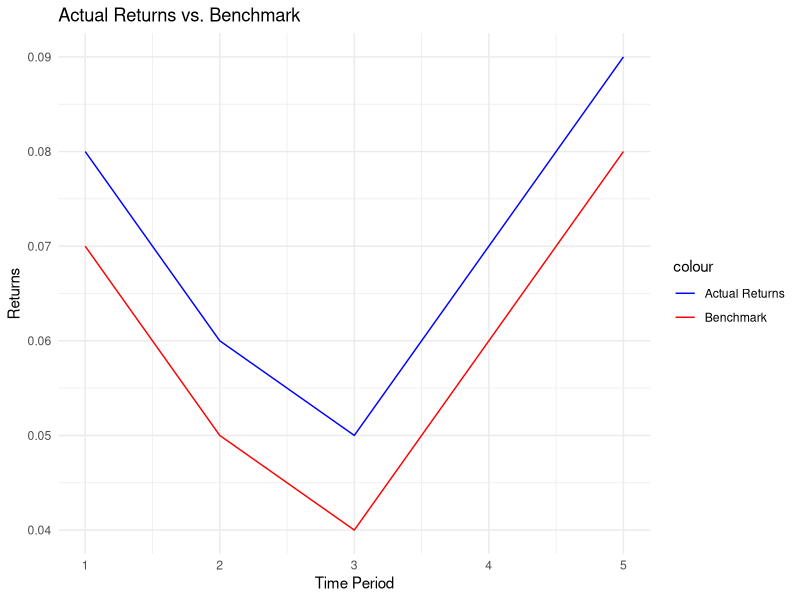

Write R code to recreate this figure.
## ---- chunk 1
# Load necessary library
library(ggplot2)

# Sample data
actual_returns <- c(0.08, 0.06, 0.05, 0.07, 0.09)  # Actual returns of the investment
benchmark_returns <- c(0.07, 0.05, 0.04, 0.06, 0.08)  # Returns of the benchmark
dates <- 1:5  # Assuming 5 time periods

# Create a data frame
data <- data.frame(dates, actual_returns, benchmark_returns)

# Plot using ggplot
ggplot(data, aes(x = dates)) +
  geom_line(aes(y = actual_returns, color = "Actual Returns")) +
  geom_line(aes(y = benchmark_returns, color = "Benchmark")) +
  labs(x = "Time Period", y = "Returns", title = "Actual Returns vs. Benchmark") +
  scale_color_manual(values = c("Actual Returns" = "blue", "Benchmark" = "red")) +
  theme_minimal()
## ---- chunk 2
# Sample data
actual_returns <- c(0.08, 0.06, 0.05, 0.07, 0.09)  # Actual returns of the investment
benchmark_returns <- c(0.07, 0.05, 0.04, 0.06, 0.08)  # Returns of the benchmark

# Calculating ex-post alpha
ex_post_alpha <- mean(actual_returns - benchmark_returns)
print(ex_post_alpha) #indicador del comportamiento historicos 
## ---- chunk 3
# Sample data
 excess_returns <- actual_returns- 0.03 # Assuming risk-free rate of 3%
 beta <- 1.2 # Example beta
 # Calculating Treynor ratio
 treynor_ratio <- mean(excess_returns) / beta
 print(treynor_ratio)
## ---- chunk 4
# Sample data
 excess_returns_01 <- benchmark_returns- 0.03 # Assuming risk-free rate of 3%
 beta <- 1.2 # Example beta
# Calculating Treynor ratio
 treynor_ratio_01 <- mean(excess_returns_01) / beta
 print(treynor_ratio_01)
## ---- chunk 5
 # Sample data
 risk_free_rate <- 0.03
 # Calculating excess returns
 excess_returns <- actual_returns- risk_free_rate
 # Calculating Sharpe ratio
 sharpe_ratio <- mean(excess_returns) / sd(actual_returns)
 print(sharpe_ratio)
## ---- chunk 6
 # Sample data
 risk_free_rate <- 0.03
 # Calculating excess returns
 excess_returns_01 <- benchmark_returns- risk_free_rate
 # Calculating Sharpe ratio
 sharpe_ratio_01 <- mean(excess_returns_01) / sd(benchmark_returns)
 print(sharpe_ratio_01)
## ---- chunk 7
# Sample data
 tracking_error <- sd(actual_returns- benchmark_returns)
 # Calculating information ratio
 information_ratio <- mean(actual_returns- benchmark_returns) / tracking_error
 print(information_ratio)
## ---- chunk 8
# Sample data
alpha <- 0.05  # Confidence level (e.g., 95%)

# Calculating expected shortfall
sorted_returns <- sort(actual_returns)
n <- length(sorted_returns)
es_index <- ceiling(alpha * n)
expected_shortfall <- mean(sorted_returns[1:es_index])
print(expected_shortfall) #muestra el promedio del x% de peor de los casos
